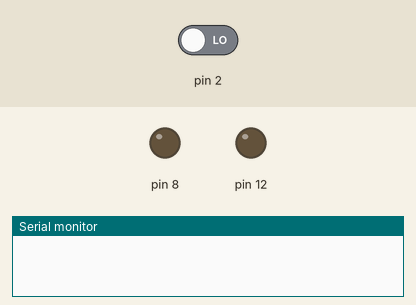
A sketch run on a simulated Arduino Uno, built with avr-gcc and run on an emulated ATmega328P. Parts: output pins drawn as LEDs (lit = HIGH), the last lines printed to the serial monitor. The inputs (shaded band) are chosen by the test bench; at power-on: pin 2 LOW.

Above: at 1.2 s.
1.3 s: pin 2 driven HIGH
At 2.1 s:
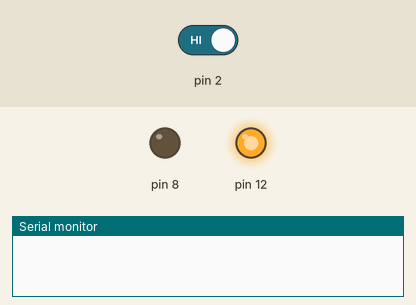
2.8 s: pin 2 driven LOW
At 3.2 s:
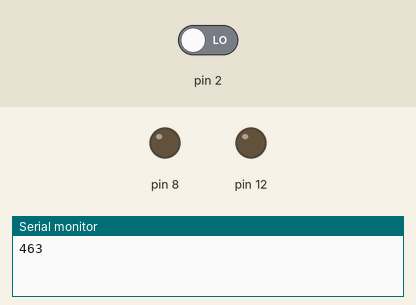
Timing chart, 0 to 5.8 s (numbered marks = the images above; inputs shaded):
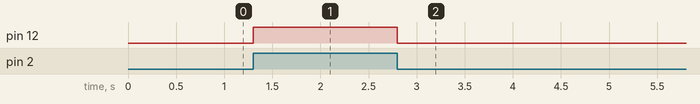

Measured:
- after the input at 1.3 s, pin 12: LOW → HIGH at once
- after the input at 2.8 s, pin 12: HIGH → LOW at once

The sketch:

MorseCodeBeta.ino
```cpp
/*
  Personal Project 6
  Ask the user to press and hold the button. However long the user presses the button, set that to how fast the LED blinks.
 */


void setup() {
  int i = 0;
  Serial.begin(9600);

  pinMode(2, INPUT);
  pinMode(12, OUTPUT);
  pinMode(8, OUTPUT);
}

boolean flag = true;
int i = 0;

int morse()
{
  i = 0;
  while(digitalRead(2) == 0)
  {
    i++;
    delay(1);
    if(digitalRead(2) == 1) // waiting for a first input
    {
      digitalWrite(12, HIGH);
      break;
    }
    if(i > 2000)

      return 2;
  }
  i = 0;
  while(digitalRead(2) == 1) // counting the miliseconds
  {
    i++;
    delay(1);
  }
  digitalWrite(12, LOW);

  if(i < 600)
    return 0;
  else if(i < 1100)
    return 1;
}

void loop() {
  int num = morse();
  Serial.print(num);


  /*
  digitalWrite(12, HIGH);   // set LED #1 on
  delay(i);              // wait for <i> miliseconds
  digitalWrite(12, LOW);    // set LED #1 off
  digitalWrite(8, HIGH);   // set LED #2 on
  delay(i);              // wait for <i> miliseconds
  digitalWrite(8, LOW); */    // set LED #2 off
}
```
